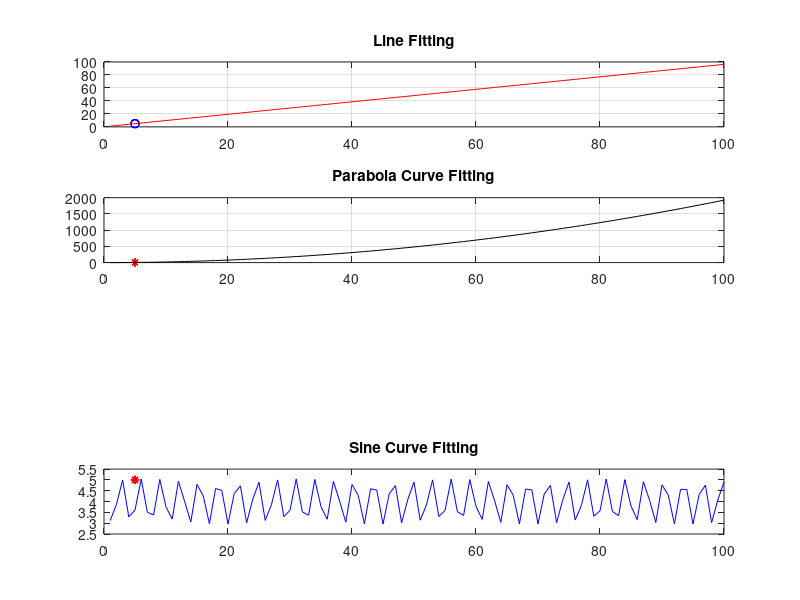

This figure's MATLAB source:
clc;
clear all;
m=input("How many numbers to input for x : ");
count = 0;
input_1=[];
fprintf("Enter the numbers accordingly\n");

while count < m
    x = input('');
    input_1=[input_1 x];
    count = count + 1;
end
input_1;
fprintf("X= [");
fprintf("%d ",input_1);
fprintf("]\n");
length_x=length(input_1);

n=input("How many numbers to input for y : ");

counter = 0;
input_2=[];
fprintf("Enter the numbers accordingly\n");
while counter < n
    y = input('');
    input_2=[input_2 y];
    counter = counter + 1;
end

input_2;
fprintf("Y= [");
fprintf("%d ",input_2);
fprintf("]\n");
length_y=length(input_2);

linear_correlation=(m*sum(input_1.*input_2)-sum(input_1)*sum(input_2))/sqrt((m*sum(input_1.^2)-(sum(input_1))^2)*(m*sum(input_2.^2)-(sum(input_2))^2));
fprintf("The Linear Correlation is : %.5f\n",linear_correlation);

[A,I] = sort(input_1,'descend');
for i=1:n
    rx(I(i))=i;
end
[B,L] = sort(input_2,'descend');
for i=1:n
    ry(L(i))=i;
end
d=rx-ry;
rho=1-((6.* sum(d.^2))/(n*(n^2 -1)));
fprintf('Rank Correlation =%.4f\n',rho);

input_1st=input_1';
input_2nd=input_2';
A=[input_1st ones(length_x,1)];
an=A'*A;
bn=A'*input_2nd;
xn=an\bn;
hold on; grid on;
subplot(4,1,1);
x1=linspace(1,100);
y1=xn(1).*x1+xn(2);
plot(input_1st,input_2nd,'ob',x1,y1,'r');
title('Line Fitting');
err=A*xn-input_2nd;
fprintf("The Updated Equation for Least Square Line is y=(%f)*x+(%f)\n",xn(1),xn(2));

input_1st_2=input_1';
input_2nd_2=input_2';
A=[input_1st_2.^2 input_1st_2 ones(length_x,1)];
ap=A'*A;
bp=A'*input_2nd_2;
xp=ap\bp;
hold on; grid on;
subplot(4,1,2);
x2=linspace(1,100);
y2=xp(1).*x2.^2+xp(2).*x2+xp(3);
plot(input_1st_2,input_2nd_2,'r*',x2,y2,'k');
title('Parabola Curve Fitting');
err=A*xp-input_2nd_2;
fprintf("The Updated Equation for Least Parabola is y=(%f)*x^2+(%f)*x+(%f)\n",xp(1),xp(2),xp(3));

input_1st_3=input_1';
input_2nd_3=input_2';
A=[exp(input_1st_3) ones(length_x,1)];
ae=A'*A;
be=A'*input_2nd_3;
xe=ae\be;
hold on; grid on;
subplot(4,1,3);
x3=linspace(1,200);
y3=xe(1).*exp(x3)+xe(2);
plot(input_1st_3,input_2nd_3,'k*',x3,y3,'r');
title('Exponential Curve Fitting');
err=A*xe-input_2nd_3;
fprintf("The Updated Equation for Least Exponential Curve is y=(%f)*exp(x)+(%f)\n",xe(1),xe(2));

input_1st_4=input_1';
input_2nd_4=input_2';
A=[sin(input_1st_4) ones(length_x,1)];
as=A'*A;
bs=A'*input_2nd_4;
xs=as\bs;
hold on; grid on;
subplot(4,1,4);
x4=linspace(1,100);
y4=xs(1).*sin(x3)+xs(2);
plot(input_1st_4,input_2nd_4,'r*',x4,y4,'b');
title('Sine Curve Fitting');
err=A*xs-input_2nd_4;
fprintf("The Updated Equation for Least Sine Curve is y=(%f)*exp(x)+(%f)\n",xs(1),xs(2));